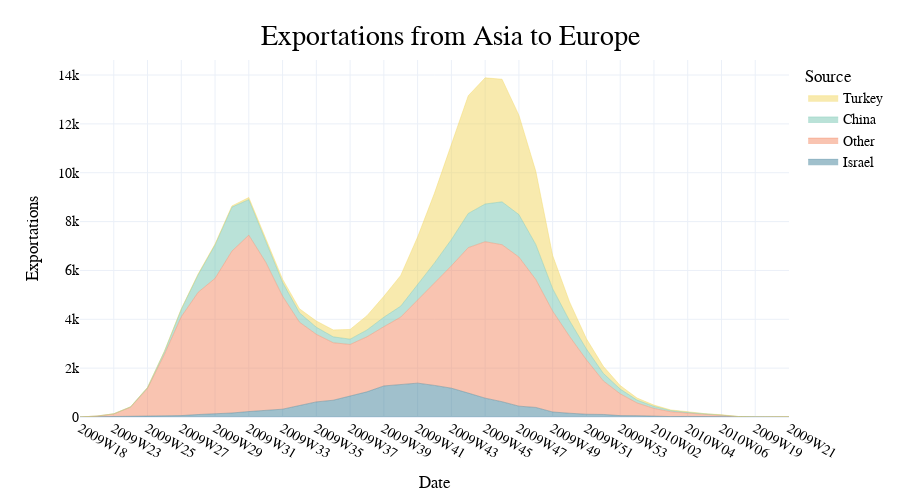

Notebook source saved alongside this figure:
### Code cell
fig.update_layout(width=900, height=500, # dimensions
                  title_text = 'Exportations from Asia to Europe', # changing title
                  font_family = 'PT Sans Narrow'
                 )
fig.show()

### Figure 1 — Plotly figure (JSON) as saved in the notebook; plotly's stock layout.template omitted (floating-point values rounded to 4 significant figures)
{"data": [{"fillpattern": {"shape": ""}, "hovertemplate": "source=Israel<br>date=%{x}<br>importations=%{y}<extra></extra>", "legendgroup": "Israel", "line": {"color": "#428299", "width": 0.4}, "marker": {"symbol": "circle"}, "mode": "lines", "name": "Israel", "orientation": "v", "showlegend": true, "stackgroup": "1", "type": "scatter", "x": ["2009W18", "2009W22", "2009W23", "2009W24", "2009W25", "2009W26", "2009W27", "2009W28", "2009W29", "2009W30", "2009W31", "2009W32", "2009W33", "2009W34", "2009W35", "2009W36", "2009W37", "2009W38", "2009W39", "2009W40", "2009W41", "2009W42", "2009W43", "2009W44", "2009W45", "2009W46", "2009W47", "2009W48", "2009W49", "2009W50", "2009W51", "2009W52", "2009W53", "2010W01", "2010W02", "2010W03", "2010W04", "2010W05", "2010W06", "2010W07"], "xaxis": "x", "y": [1, 6, 13, 21, 25, 39, 58, 101, 126, 164, 223, 287, 320, 470, 619, 687, 843, 1030, 1272, 1337, 1386, 1293, 1180, 979, 772, 626, 444, 391, 205, 154, 112, 104, 57, 55, 31, 17, 23, 16, 16, 2], "yaxis": "y"}, {"fillpattern": {"shape": ""}, "hovertemplate": "source=Other<br>date=%{x}<br>importations=%{y}<extra></extra>", "legendgroup": "Other", "line": {"color": "#F48A64", "width": 0.4}, "marker": {"symbol": "circle"}, "mode": "lines", "name": "Other", "orientation": "v", "showlegend": true, "stackgroup": "1", "type": "scatter", "x": ["2009W18", "2009W19", "2009W20", "2009W21", "2009W22", "2009W23", "2009W24", "2009W25", "2009W26", "2009W27", "2009W28", "2009W29", "2009W30", "2009W31", "2009W32", "2009W33", "2009W34", "2009W35", "2009W36", "2009W37", "2009W38", "2009W39", "2009W40", "2009W41", "2009W42", "2009W43", "2009W44", "2009W45", "2009W46", "2009W47", "2009W48", "2009W49", "2009W50", "2009W51", "2009W52", "2009W53", "2010W01", "2010W02", "2010W03", "2010W04", "2010W05", "2010W06", "2010W07"], "xaxis": "x", "y": [1, 2, 7, 12, 32, 112, 382, 1144, 2523, 4047, 5005, 5549, 6628, 7221, 6053, 4626, 3412, 2766, 2354, 2126, 2254, 2425, 2753, 3403, 4174, 5007, 5954, 6404, 6427, 6105, 5237, 4128, 3145, 2229, 1373, 893, 519, 319, 198, 133, 90, 57, 12], "yaxis": "y"}, {"fillpattern": {"shape": ""}, "hovertemplate": "source=China<br>date=%{x}<br>importations=%{y}<extra></extra>", "legendgroup": "China", "line": {"color": "#77C6B1", "width": 0.4}, "marker": {"symbol": "circle"}, "mode": "lines", "name": "China", "orientation": "v", "showlegend": true, "stackgroup": "1", "type": "scatter", "x": ["2009W19", "2009W21", "2009W23", "2009W24", "2009W25", "2009W26", "2009W27", "2009W28", "2009W29", "2009W30", "2009W31", "2009W32", "2009W33", "2009W34", "2009W35", "2009W36", "2009W37", "2009W38", "2009W39", "2009W40", "2009W41", "2009W42", "2009W43", "2009W44", "2009W45", "2009W46", "2009W47", "2009W48", "2009W49", "2009W50", "2009W51", "2009W52", "2009W53", "2010W01", "2010W02", "2010W03", "2010W04", "2010W05", "2010W06", "2010W07"], "xaxis": "x", "y": [1, 1, 5, 14, 37, 120, 303, 723, 1370, 1801, 1454, 894, 564, 381, 290, 241, 218, 279, 388, 449, 621, 842, 1077, 1400, 1544, 1755, 1737, 1436, 921, 643, 443, 310, 194, 118, 83, 51, 36, 21, 14, 6], "yaxis": "y"}, {"fillpattern": {"shape": ""}, "hovertemplate": "source=Turkey<br>date=%{x}<br>importations=%{y}<extra></extra>", "legendgroup": "Turkey", "line": {"color": "#F2D65F", "width": 0.4}, "marker": {"symbol": "circle"}, "mode": "lines", "name": "Turkey", "orientation": "v", "showlegend": true, "stackgroup": "1", "type": "scatter", "x": ["2009W21", "2009W22", "2009W23", "2009W24", "2009W25", "2009W26", "2009W27", "2009W28", "2009W29", "2009W30", "2009W31", "2009W32", "2009W33", "2009W34", "2009W35", "2009W36", "2009W37", "2009W38", "2009W39", "2009W40", "2009W41", "2009W42", "2009W43", "2009W44", "2009W45", "2009W46", "2009W47", "2009W48", "2009W49", "2009W50", "2009W51", "2009W52", "2009W53", "2010W01", "2010W02", "2010W03", "2010W04", "2010W05", "2010W06"], "xaxis": "x", "y": [1, 1, 2, 3, 8, 10, 20, 30, 39, 48, 87, 90, 132, 170, 253, 284, 397, 585, 854, 1258, 1960, 2856, 3901, 4818, 5164, 5019, 4072, 2997, 1357, 769, 419, 289, 144, 84, 55, 23, 25, 10, 6], "yaxis": "y"}], "layout": {"font": {"family": "PT Sans Narrow"}, "height": 500, "legend": {"title": {"text": "Source"}, "tracegroupgap": 0, "traceorder": "reversed"}, "margin": {"t": 60}, "title": {"text": "Exportations from Asia to Europe"}, "width": 900, "xaxis": {"anchor": "y", "autorange": true, "domain": [0, 1], "range": [0, 42], "title": {"text": "Date"}, "type": "category"}, "yaxis": {"anchor": "x", "autorange": true, "domain": [0, 1], "range": [0, 14610.0], "title": {"text": "Exportations"}, "type": "linear"}}}
